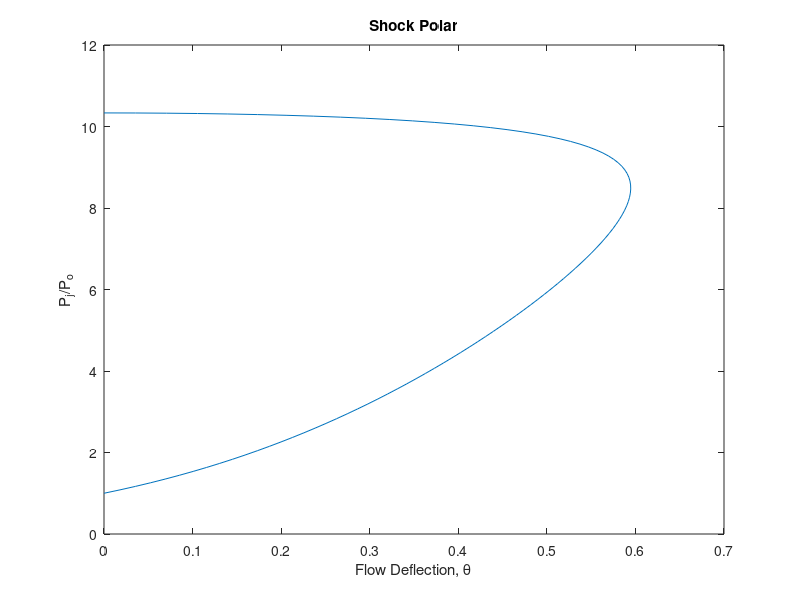

The MATLAB script that drew this image:
M = 3.0;
gamma = 1.4;
phi = linspace(asin(1/M),pi/2,100);

p_po = 1 + 2*gamma/(gamma + 1) * ( (M*sin(phi)).^2 -1);
theta = atan(2*cot(phi).*((M*sin(phi)).^2 - 1)./(2 + M^2*(gamma+cos(2*phi))));

figure(1);
plot(theta,p_po);

title('Shock Polar');
xlabel('Flow Deflection, \theta');
ylabel('P_j/P_o');
hold on;